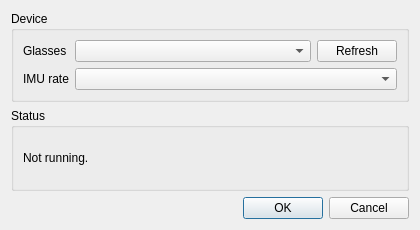
<?xml version="1.0" encoding="UTF-8"?>
<ui version="4.0">
 <class>xr_glasses_dialog_ui</class>
 <widget class="QWidget" name="xr_glasses_dialog_ui">
  <property name="geometry">
   <rect>
    <x>0</x>
    <y>0</y>
    <width>420</width>
    <height>230</height>
   </rect>
  </property>
  <property name="windowTitle">
   <string>XR Glasses tracker settings</string>
  </property>
  <layout class="QVBoxLayout" name="verticalLayout">
   <item>
    <widget class="QGroupBox" name="device_group">
     <property name="title">
      <string>Device</string>
     </property>
     <layout class="QGridLayout" name="device_grid">
      <item row="0" column="0">
       <widget class="QLabel" name="device_label">
        <property name="text">
         <string>Glasses</string>
        </property>
       </widget>
      </item>
      <item row="0" column="1">
       <widget class="QComboBox" name="device_combo">
        <property name="sizePolicy">
         <sizepolicy hsizetype="Expanding" vsizetype="Fixed">
          <horstretch>0</horstretch>
          <verstretch>0</verstretch>
         </sizepolicy>
        </property>
       </widget>
      </item>
      <item row="0" column="2">
       <widget class="QPushButton" name="refresh_button">
        <property name="text">
         <string>Refresh</string>
        </property>
       </widget>
      </item>
      <item row="1" column="0">
       <widget class="QLabel" name="rate_label">
        <property name="text">
         <string>IMU rate</string>
        </property>
        <property name="toolTip">
         <string>Honoured by VITURE glasses; other brands stream at their fixed rate.</string>
        </property>
       </widget>
      </item>
      <item row="1" column="1" colspan="2">
       <widget class="QComboBox" name="rate_combo">
        <property name="toolTip">
         <string>Honoured by VITURE glasses; other brands stream at their fixed rate.</string>
        </property>
       </widget>
      </item>
     </layout>
    </widget>
   </item>
   <item>
    <widget class="QGroupBox" name="status_group">
     <property name="title">
      <string>Status</string>
     </property>
     <layout class="QVBoxLayout" name="status_layout">
      <item>
       <widget class="QLabel" name="status_label">
        <property name="text">
         <string>Not running.</string>
        </property>
        <property name="wordWrap">
         <bool>true</bool>
        </property>
        <property name="textInteractionFlags">
         <set>Qt::TextSelectableByMouse</set>
        </property>
       </widget>
      </item>
     </layout>
    </widget>
   </item>
   <item>
    <widget class="QDialogButtonBox" name="buttonBox">
     <property name="standardButtons">
      <set>QDialogButtonBox::Cancel|QDialogButtonBox::Ok</set>
     </property>
    </widget>
   </item>
  </layout>
 </widget>
 <resources/>
 <connections/>
</ui>
